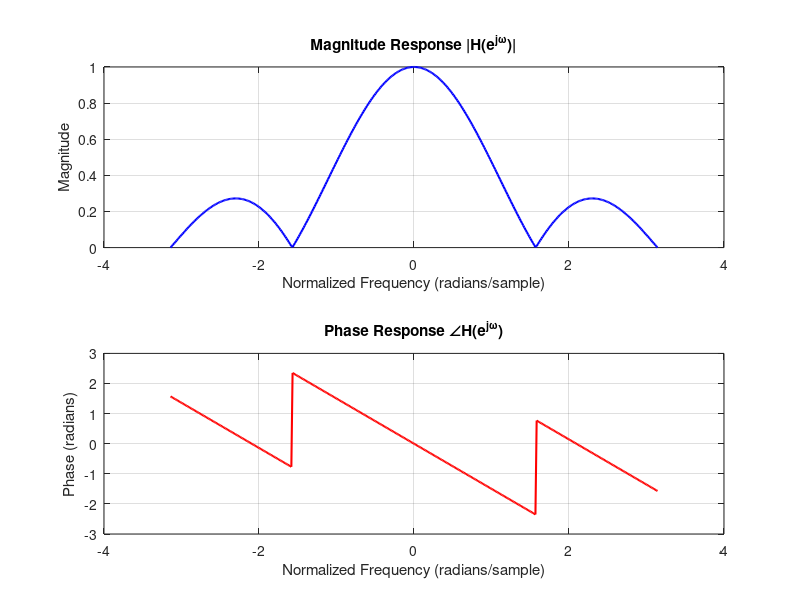
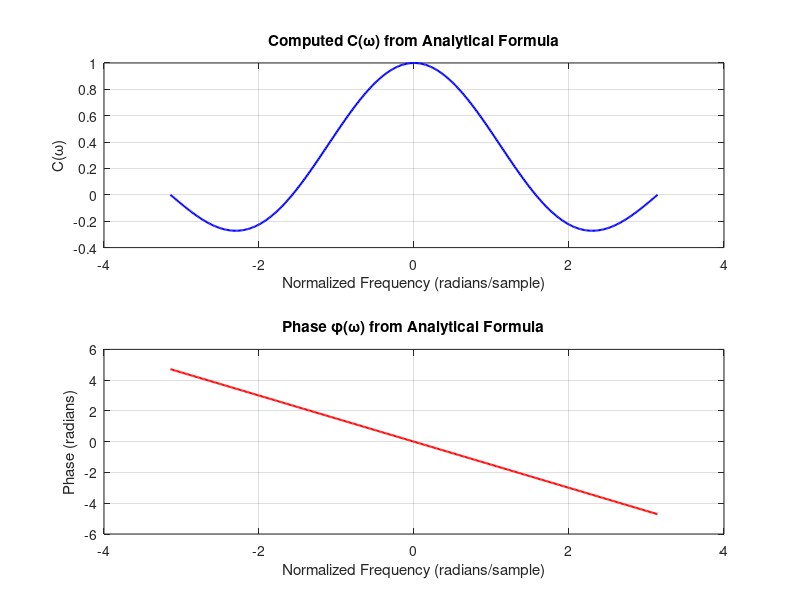

The MATLAB source for these figures, in order:
%% Frequency Response of a 4-point Averaging FIR Filter

% Define filter coefficients for 4-point averager
bb = 1/4 * ones(1, 4); % Coefficients: [0.25, 0.25, 0.25, 0.25]

% Define frequency vector (normalized to radians)
ww = linspace(-pi, pi, 400); % 400 samples over [-pi, pi]

% Compute frequency response using freqz
H = freqz(bb, 1, ww); % Frequency response

% Plot magnitude and phase using freqz output
figure;
subplot(2, 1, 1);
plot(ww, abs(H), 'b', 'LineWidth', 1.5);
grid on;
title('Magnitude Response |H(e^{j\omega})|');
xlabel('Normalized Frequency (radians/sample)');
ylabel('Magnitude');

subplot(2, 1, 2);
plot(ww, angle(H), 'r', 'LineWidth', 1.5);
grid on;
title('Phase Response \angleH(e^{j\omega})');
xlabel('Normalized Frequency (radians/sample)');
ylabel('Phase (radians)');

% Direct computation of magnitude and phase from formula
C_omega = (2 * cos(0.5 * ww) + 2 * cos(1.5 * ww)) / 4; % Real part
phi_omega = -1.5 * ww; % Phase shift term

% Plot real part and phase from the analytical formula
figure;
subplot(2, 1, 1);
plot(ww, C_omega, 'b', 'LineWidth', 1.5);
grid on;
title('Computed C(\omega) from Analytical Formula');
xlabel('Normalized Frequency (radians/sample)');
ylabel('C(\omega)');

subplot(2, 1, 2);
plot(ww, phi_omega, 'r', 'LineWidth', 1.5);
grid on;
title('Phase \phi(\omega) from Analytical Formula');
xlabel('Normalized Frequency (radians/sample)');
ylabel('Phase (radians)');
